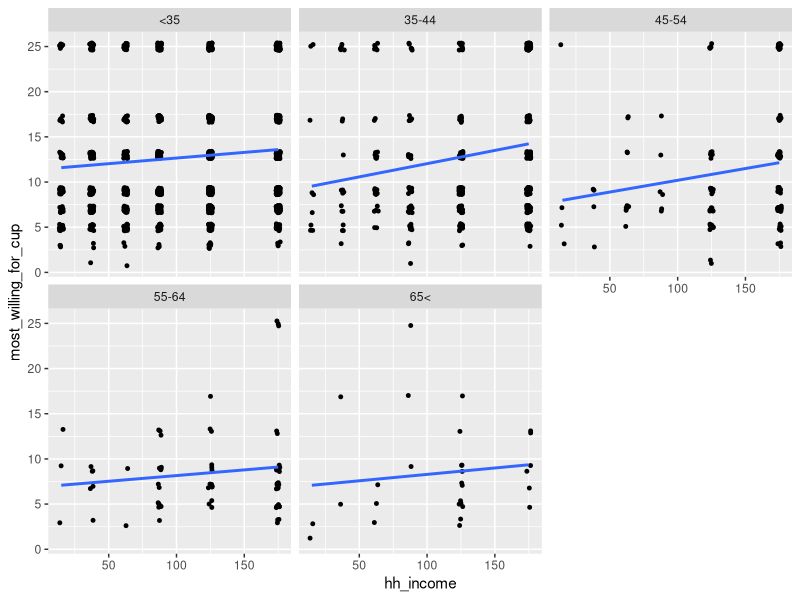
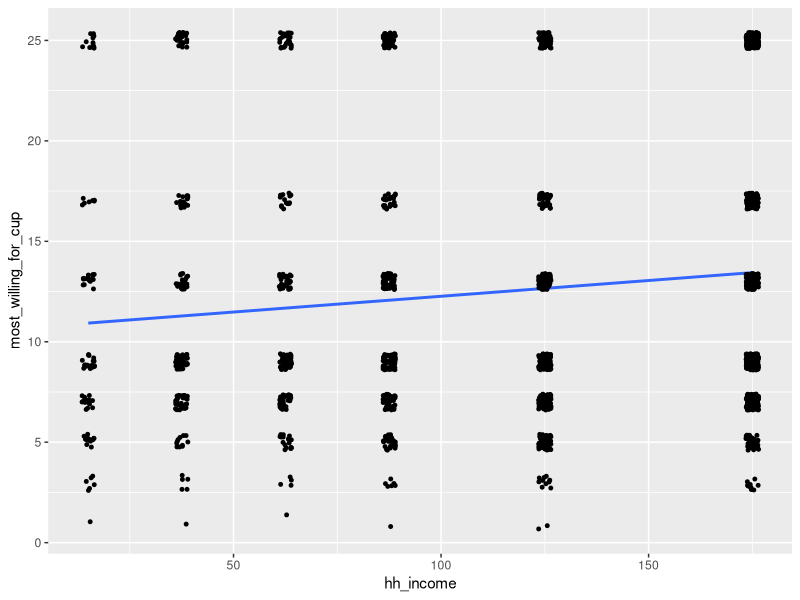

Write the R code that produced these figures, in order.
library(lme4)
library(readxl)
library(ggplot2)
library(plm)
library(dplyr)

data <- read_excel("GACTT_RESULTS_ANONYMIZED_HW4.xlsx")

model <- lm(most_willing_for_cup ~ hh_income, data = data)
summary(model)

ggplot(data, aes(x = hh_income, y = most_willing_for_cup)) +
  geom_jitter(width = 1.5, height = 0.4, size = 1) +
  geom_smooth(method = "lm", se = FALSE) +
  facet_wrap(~ age_cat)

ggplot(data, aes(x = hh_income, y = most_willing_for_cup)) +
  geom_smooth(method = "lm", se = FALSE) +
  geom_jitter(width = 1.5, height = 0.4, size = 1)

fe_one_way <- plm(most_willing_for_cup ~ hh_income + factor(age_cat), 
                  data = data, 
                  index = "age_cat", 
                  model = "within")
summary(fe_one_way)

age_cat_list <- unique(data$age_cat)
state_list <- unique(data$state)

agg_data <- data.frame(
  age_cat = rep(age_cat_list, length(state_list)),
  state = rep(state_list, each = length(age_cat_list))
)

agg_data <- agg_data %>%
  left_join(
    data %>%
      group_by(age_cat, state) %>%
      summarise(
        most_willing_for_cup = mean(most_willing_for_cup),
        hh_income = mean(hh_income),
        .groups = "drop"
      ),
    by = c("age_cat", "state")
  )

fe_two_way <- plm(most_willing_for_cup ~ hh_income + factor(age_cat) + factor(state), 
                  data = agg_data, 
                  index = c("age_cat", "state"), 
                  model = "within")
summary(fe_two_way)

fe_two_way <- plm(most_willing_for_cup ~ hh_income + factor(state) + factor(age_cat), 
                  data = agg_data, 
                  index = c("state", "age_cat"), 
                  model = "within")
summary(fe_two_way)


random_intercept_model <- lmer(most_willing_for_cup ~ hh_income + (1 | age_cat), data = data)
summary(random_intercept_model)

data <- data %>%
  mutate(hh_income_scaled = scale(hh_income))

random_slope_model <- lmer(most_willing_for_cup ~ hh_income_scaled + (hh_income_scaled | age_cat), data = data)
summary(random_slope_model)

data <- data %>%
  mutate(hh_income_scaled = scale(hh_income))

random_intercept_slope_model <- lmer(most_willing_for_cup ~ hh_income_scaled + (1 + hh_income_scaled | age_cat), data = data)
summary(random_intercept_slope_model)
